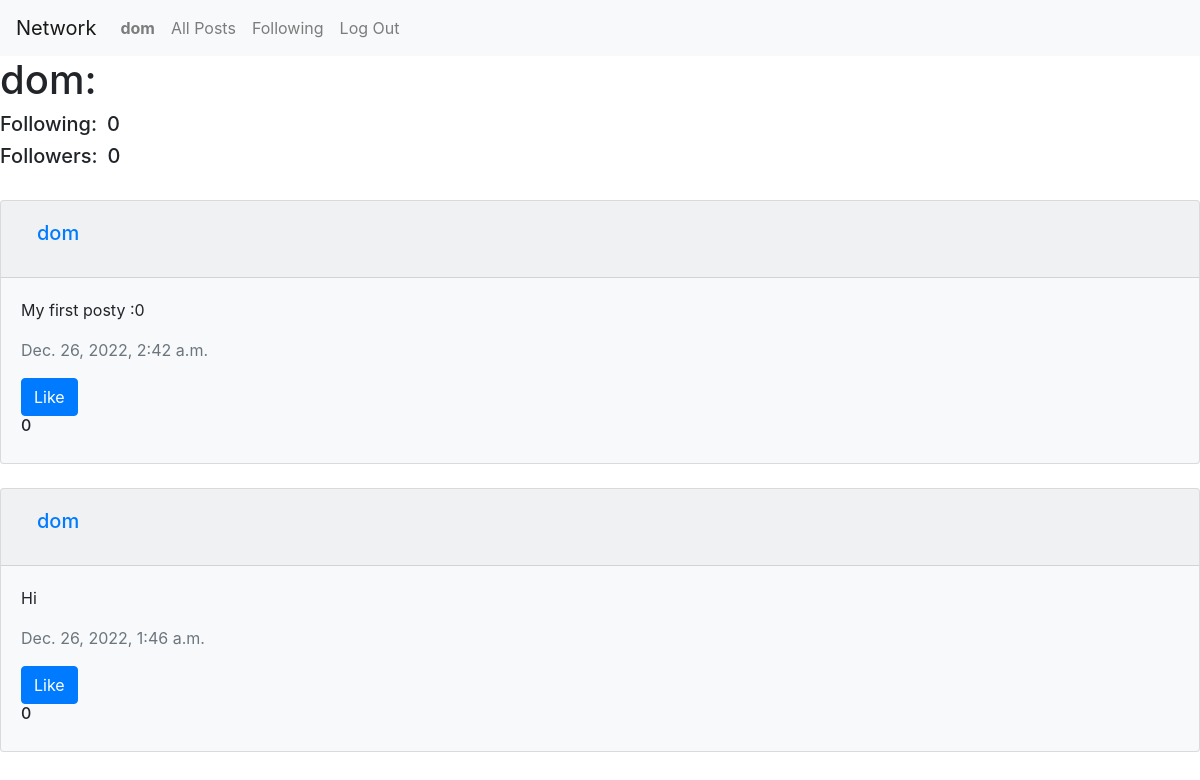
The page /network/2 (signed in) on the database as committed earlier.
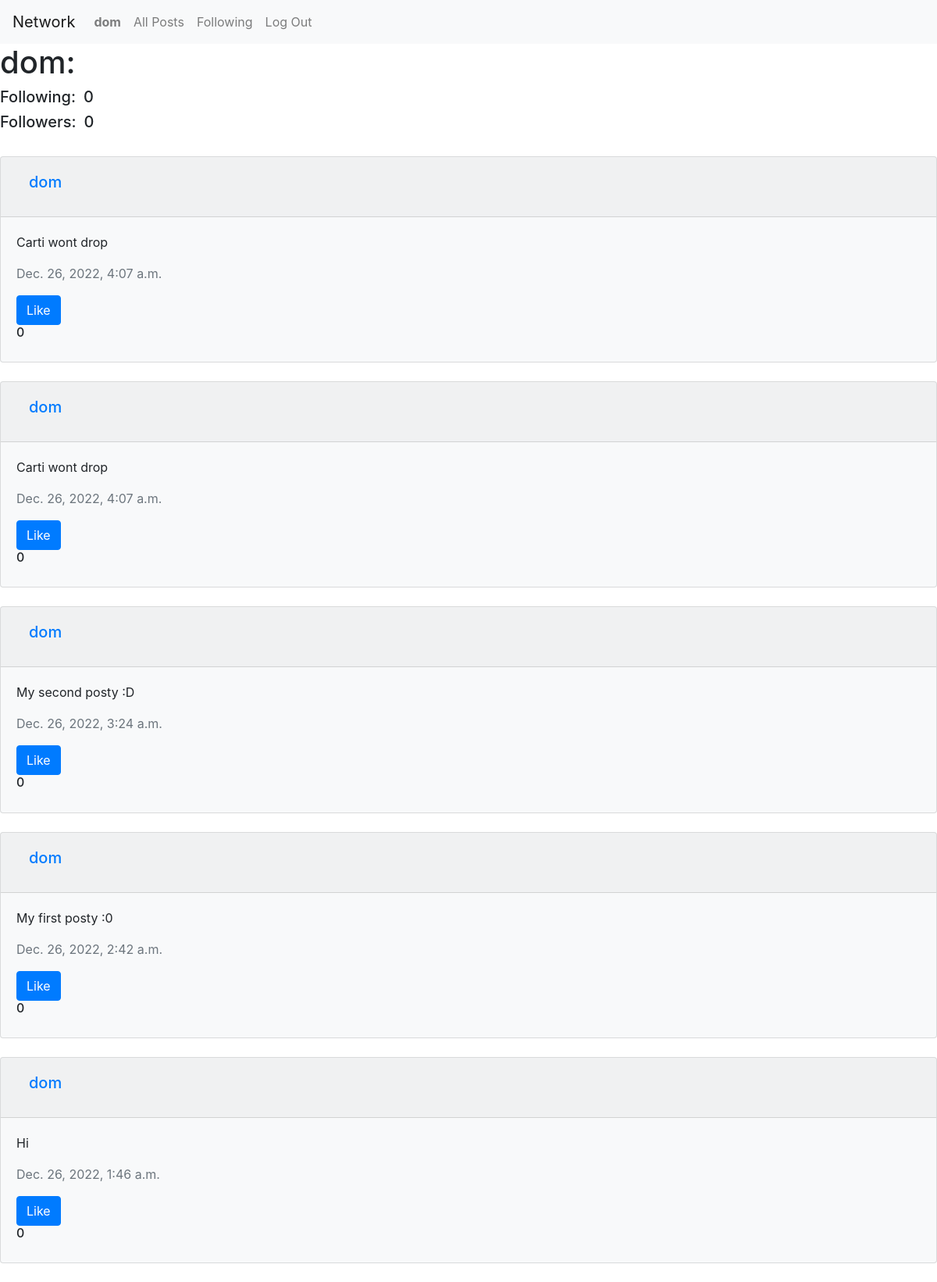
The same page on the database as committed later.
### network/models.py (models this page shows, shortened)
class Post(models.Model):
    content = models.CharField(max_length=140)
    user = models.ForeignKey(
        User, on_delete=models.CASCADE, related_name="author")
    date = models.DateTimeField(auto_now_add=True)
    likes = models.IntegerField()

class User(AbstractUser):
    followers = models.PositiveIntegerField(default=0)
    following = models.PositiveIntegerField(default=0)

### network/views.py (the view)
# urls.py: path('network/<str:account>', views.profile, name='profile')
def profile(request, account):
    post = Post.objects.filter(user=account).order_by('-date')
    profile = User.objects.filter(id=account)[0]
    return render(request, 'network/profile.html', {
        'post': post,
        'profile': profile
    })

### network/templates/network/profile.html (shortened to what this page needs)
{% extends "network/layout.html" %}
{% block body %}
{% if user.is_authenticated %}
<h1 style="display: flex; align-items: center;">
  {{ profile.username }}:
</h1>
<div style="display: flex; align-items: center;">
  <h5 style="margin-right: 10px;">Following:</h5>
  <h5>{{ profile.following }}</h5>
</div>
<div style="display: flex; align-items: center;">
  <h5 style="margin-right: 10px;">Followers:</h5>
  <h5>{{ profile.followers }}</h5>
</div>
{% for posts in post %}
      <div class="card my-4 bg-light">
        <div class="card-header">
            <a class="nav-link" href="{% url 'profile' posts.user.id %}">
            <h5 class="card-title">{{ posts.user }}</h5>
            </a>
          </div>
        <div class="card-body">
          <p class="card-text">{{ posts.content }}</p>
          <p class="card-text text-secondary">{{ posts.date }}</p>
          <div>
          <button class="btn btn-primary" > Like</button>
          <br>
          <h6 id="count">{{ posts.likes }}</h6>
          </div>
        </div>
      </div>
    {% endfor %}
{% endif %}
{% endblock %}

Rows that differ between the two databases and show on the page:
added Post: user "dom", content "Carti wont drop", date "Dec. 26, 2022, 4:07 a.m.", likes "0"
added Post: user "dom", content "Carti wont drop", date "Dec. 26, 2022, 4:07 a.m.", likes "0"
added Post: user "dom", content "My second posty :D", date "Dec. 26, 2022, 3:24 a.m.", likes "0"
